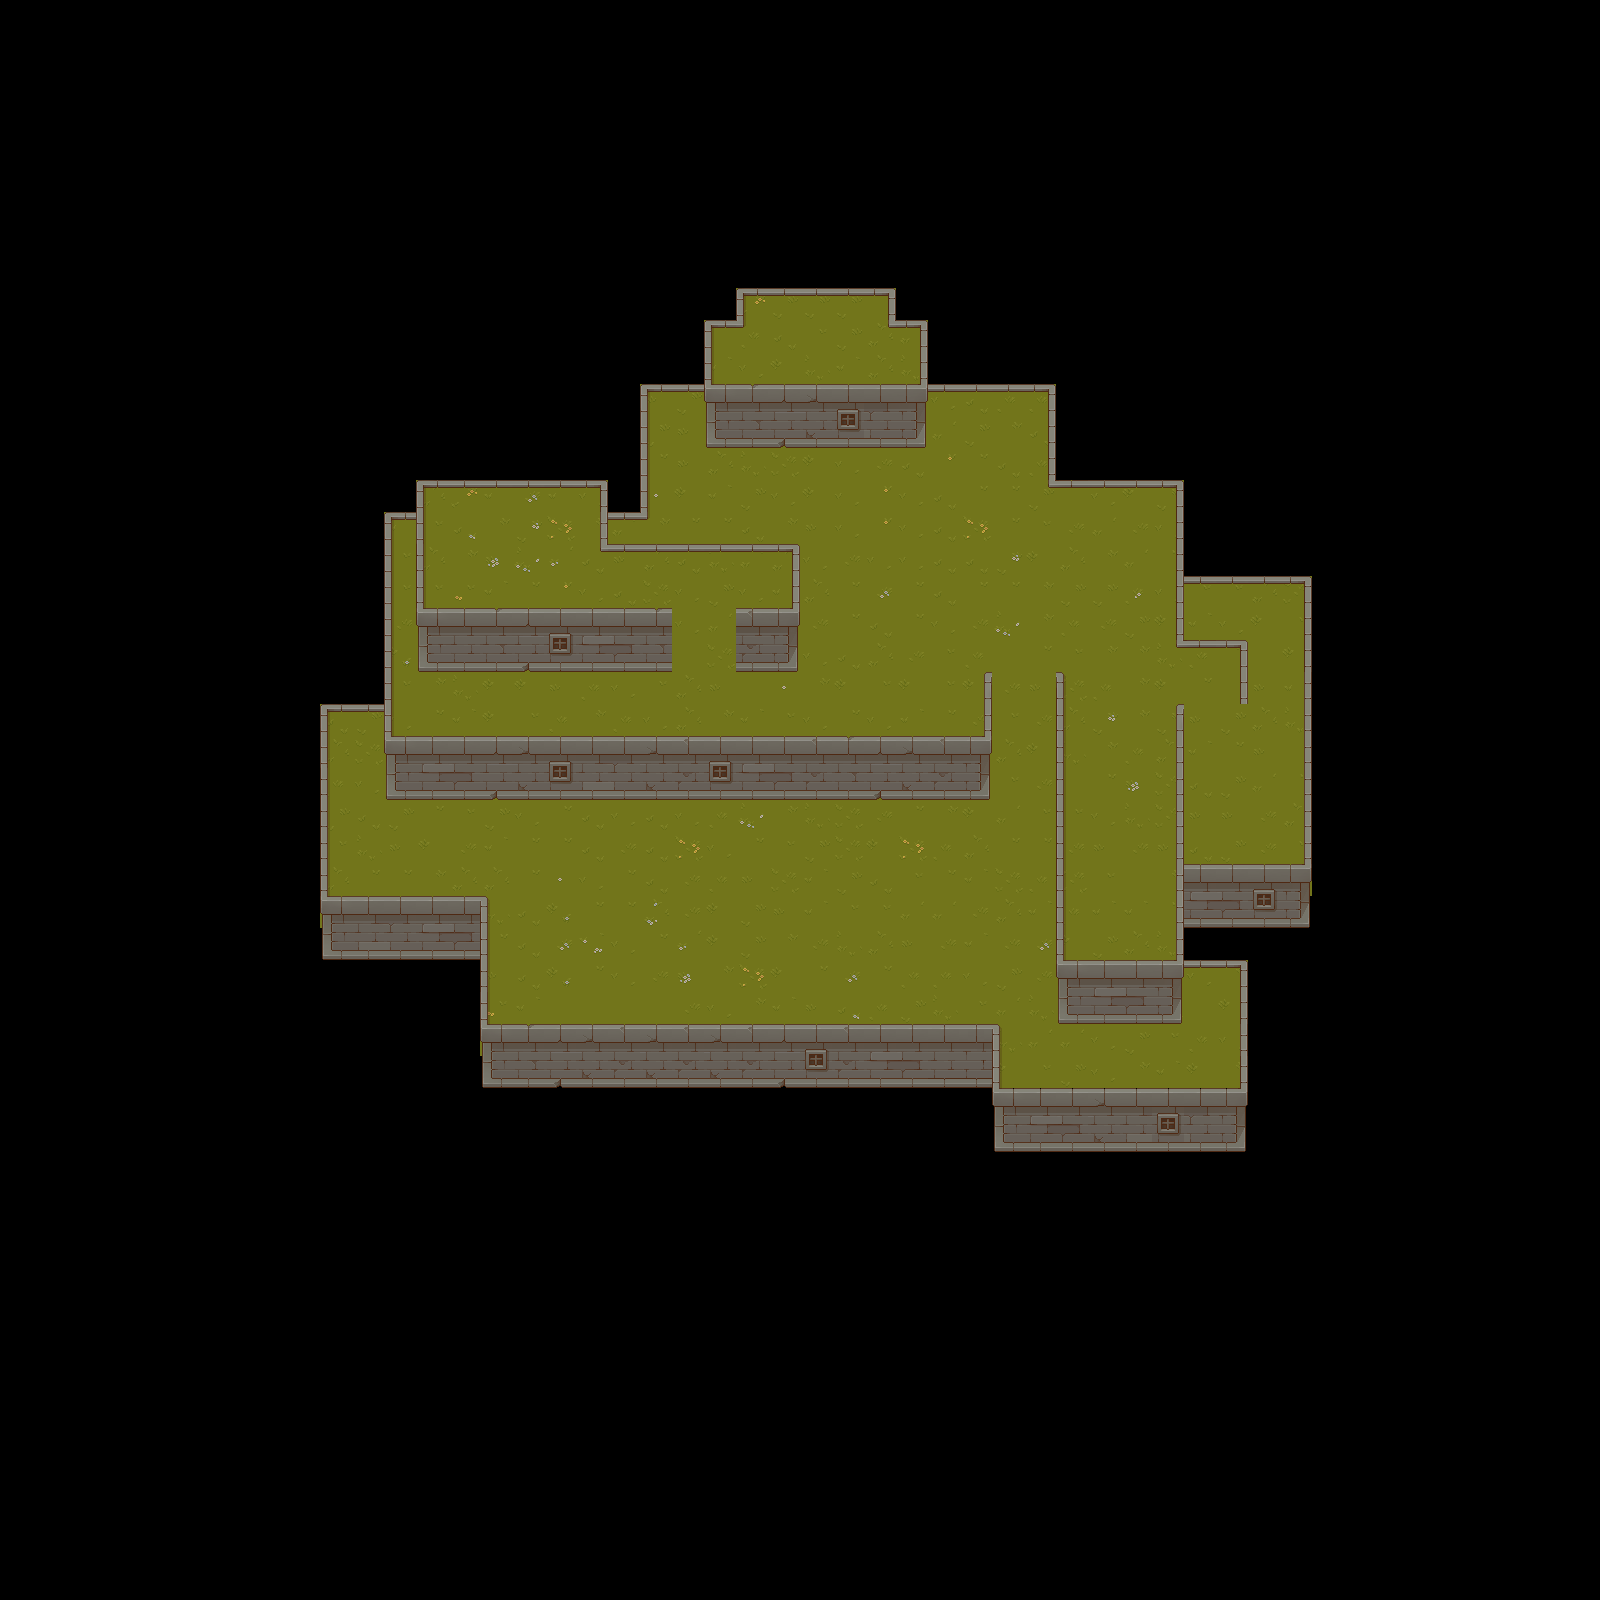

Rendered tile map (Tiled .tmx) drawn with the repository's tilesets; below, a short description and the map source with its tile grids summarised:
An orthogonal 50x50 tile map with 32x32 px tiles, 2 tile layers (Ground, Walls), 3 tilesets and 72 objects (56x Collision, 16x Structure).

<map version="1.10" tiledversion="1.11.0" orientation="orthogonal" renderorder="right-down" width="50" height="50" tilewidth="32" tileheight="32" infinite="0" nextlayerid="7" nextobjectid="94">
 <tileset firstgid="1" source="TX Tileset Grass.tsx" />
 <tileset firstgid="65" source="Structures.tsx" />
 <tileset firstgid="87" source="Walls.tsx" />
 <layer id="1" name="Ground" width="50" height="50">
  <data>[2500 cells, 569 non-empty, 32 distinct tile ids]</data>
 </layer>
 <objectgroup id="4" name="Doors">
  <object id="6" name="door_open" type="Structure" gid="86" x="1005.5" y="731.909" width="37" height="51" />
  <object id="92" type="Structure" gid="86" x="685.5" y="668" width="37" height="51" />
 </objectgroup>
 <layer id="3" name="Walls" width="50" height="50">
  <data>[2500 cells, 263 non-empty, 43 distinct tile ids]</data>
 </layer>
 <objectgroup id="5" name="Collisions">
  <object id="23" type="Collision" x="384" y="736" width="448" height="64" />
  <object id="24" type="Collision" x="896" y="736" width="96" height="64" />
  <object id="25" type="Collision" x="1056" y="960" width="128" height="64" />
  <object id="26" type="Collision" x="992" y="1088" width="256" height="64" />
  <object id="27" type="Collision" x="480" y="1024" width="512" height="64" />
  <object id="28" type="Collision" x="320" y="896" width="160" height="64" />
  <object id="29" type="Collision" x="544" y="608" width="144" height="64" />
  <object id="30" type="Collision" x="720" y="608" width="80" height="64" />
  <object id="31" type="Collision" x="1184" y="864" width="128" height="64" />
  <object id="32" type="Collision" x="800" y="384" width="128" height="64" />
  <object id="33" type="Collision" x="704" y="384" width="32" height="64" />
  <object id="34" type="Collision" x="416" y="608" width="64" height="64" />
  <object id="35" type="Collision" x="320" y="704" width="8" height="192" />
  <object id="37" type="Collision" x="384" y="512" width="8" height="224" />
  <object id="38" type="Collision" x="416" y="480" width="8" height="128" />
  <object id="39" type="Collision" x="600" y="480" width="8" height="64" />
  <object id="40" type="Collision" x="600" y="544" width="200" height="8" />
  <object id="41" type="Collision" x="792" y="544" width="8" height="64" />
  <object id="42" type="Collision" x="392" y="512" width="24" height="8" />
  <object id="43" type="Collision" x="328" y="704" width="56" height="8" />
  <object id="44" type="Collision" x="480" y="896" width="8" height="128" />
  <object id="46" type="Collision" x="992" y="1024" width="8" height="64" />
  <object id="47" type="Collision" x="640" y="384" width="8" height="136" />
  <object id="48" type="Collision" x="648" y="384" width="56" height="8" />
  <object id="49" type="Collision" x="608" y="512" width="32" height="8" />
  <object id="50" type="Collision" x="928" y="384" width="128" height="8" />
  <object id="51" type="Collision" x="1048" y="392" width="8" height="96" />
  <object id="52" type="Collision" x="1056" y="480" width="128" height="8" />
  <object id="53" type="Collision" x="1176" y="488" width="8" height="160" />
  <object id="54" type="Collision" x="1184" y="576" width="128" height="8" />
  <object id="55" type="Collision" x="1184" y="640" width="64" height="8" />
  <object id="56" type="Collision" x="1056" y="672" width="8" height="288" />
  <object id="57" type="Collision" x="992" y="672" width="64" height="64" />
  <object id="58" type="Collision" x="984" y="672" width="8" height="64" />
  <object id="59" type="Collision" x="832" y="736" width="8" height="96" />
  <object id="60" type="Collision" x="1176" y="704" width="8" height="256" />
  <object id="61" type="Collision" x="1184" y="704" width="7" height="96" />
  <object id="62" type="Collision" x="1240" y="640" width="8" height="160" />
  <object id="63" type="Collision" x="1304" y="584" width="8" height="280" />
  <object id="64" type="Collision" x="1184" y="960" width="64" height="8" />
  <object id="65" type="Collision" x="1240" y="968" width="8" height="120" />
  <object id="66" type="Collision" x="736" y="288" width="160" height="8" />
  <object id="67" type="Collision" x="704" y="320" width="8" height="64" />
  <object id="68" type="Collision" x="920" y="320" width="8" height="64" />
  <object id="69" type="Collision" x="888" y="320" width="32" height="8" />
  <object id="70" type="Collision" x="888" y="296" width="8" height="24" />
  <object id="71" type="Collision" x="736" y="296" width="8" height="32" />
  <object id="72" type="Collision" x="712" y="320" width="24" height="8" />
  <object id="73" type="Collision" x="424" y="480" width="176" height="8" />
  <object id="74" type="Collision" x="480" y="608" width="8" height="96" />
  <object id="75" type="Collision" x="832" y="736" width="8" height="96" />
  <object id="76" type="Collision" x="736" y="384" width="8" height="96" />
  <object id="77" type="Collision" x="792" y="384" width="8" height="96" />
  <object id="78" type="Collision" x="536" y="608" width="8" height="96" />
  <object id="80" type="Collision" x="888" y="736" width="8" height="96" />
  <object id="81" type="Collision" x="688" y="608" width="32" height="60" />
 </objectgroup>
 <objectgroup id="2" name="Structures">
  <object id="2" name="platform" type="Structure" gid="74" x="769" y="375" width="94" height="72" />
  <object id="3" name="platform_runes" type="Structure" gid="75" x="775" y="365" width="83" height="59" />
  <object id="8" name="stairs" type="Structure" gid="71" x="1183" y="800" width="65" height="96" />
  <object id="10" name="stairs" type="Structure" gid="69" x="480" y="704" width="64" height="96" />
  <object id="11" name="stairs" type="Structure" gid="69" x="832" y="832" width="64" height="96" />
  <object id="12" name="arch" type="Structure" gid="73" x="992" y="736" width="64" height="64" />
  <object id="13" name="arch" type="Structure" gid="73" x="672" y="672" width="64" height="64" />
  <object id="15" name="stairs" type="Structure" gid="69" x="736" y="480" width="64" height="96" />
  <object id="16" name="statue" type="Structure" gid="83" x="493.5" y="545" width="37" height="72" />
  <object id="17" type="Structure" gid="77" x="570" y="508" width="22" height="37" />
  <object id="18" type="Structure" gid="77" x="570" y="576" width="22" height="37" />
  <object id="19" type="Structure" gid="77" x="432" y="508" width="22" height="37" />
  <object id="20" type="Structure" gid="77" x="432" y="576" width="22" height="37" />
  <object id="82" name="chest_closed" type="Structure" gid="76" x="960" y="544" width="32" height="31">
   <properties>
    <property name="items" value="royal_guard_sword,shield" />
   </properties>
  </object>
 </objectgroup>
</map>
